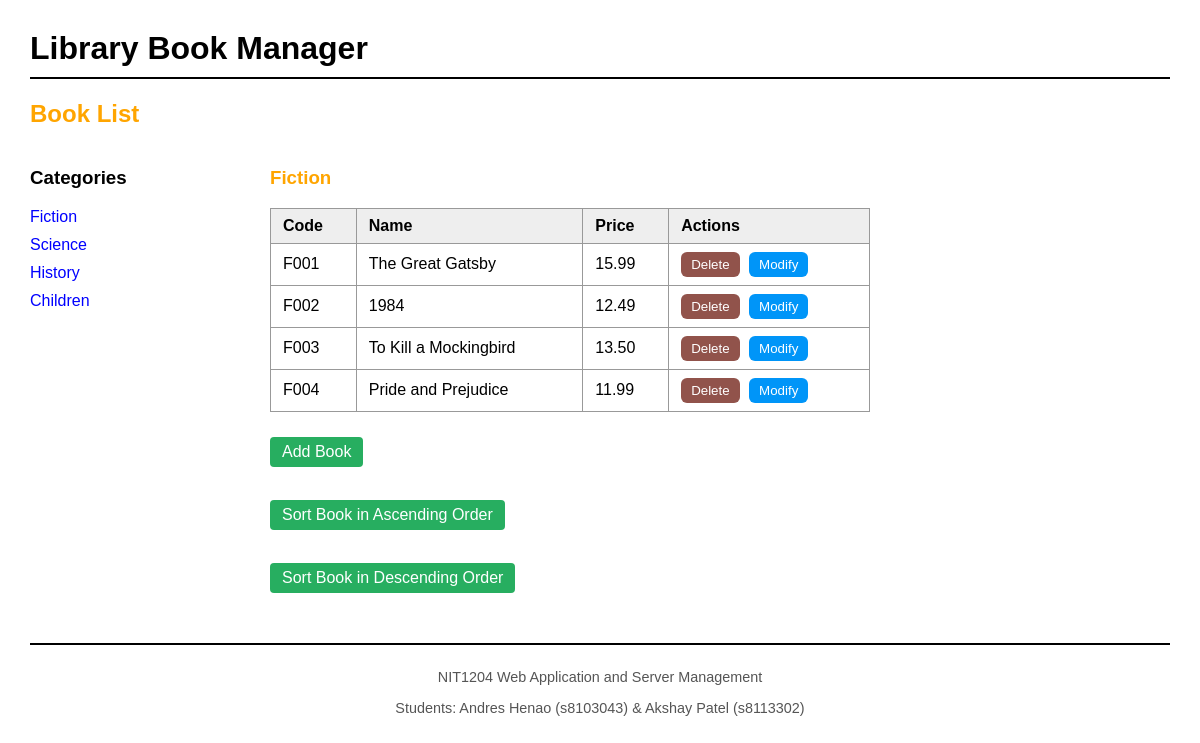
Screenshot of /?category_id=1 with the database file from the repository.
### tables this page shows
CREATE TABLE categories (
    categoryID INT AUTO_INCREMENT PRIMARY KEY,
    categoryName VARCHAR(255) NOT NULL
);

CREATE TABLE products (
    productID INT AUTO_INCREMENT PRIMARY KEY,
    categoryID INT NOT NULL,
    productCode VARCHAR(50),
    productName VARCHAR(255),
    listPrice DECIMAL(10,2),
    FOREIGN KEY (categoryID) REFERENCES categories(categoryID)
);

### model/category_db.php (called while the page is built, shortened)
<?php
require_once('database.php');
function get_categories() {
    global $db;
    $query = 'SELECT * FROM categories ORDER BY categoryID';
    $statement = $db->prepare($query);
    $statement->execute();
    $categories = $statement->fetchAll();
    return $categories;
}
function get_category_name($category_id) {
    global $db;
    $query = 'SELECT categoryName FROM categories WHERE categoryID = :category_id';
    $statement = $db->prepare($query);
    $statement->bindValue(':category_id', $category_id);
    $statement->execute();
    $category = $statement->fetch();
    return $category['categoryName'];
}
?>

### model/product_db.php (called while the page is built, shortened)
<?php
require_once('database.php');
function get_products_by_category($category_id) {
    global $db;
    $query = 'SELECT * FROM products WHERE categoryID = :category_id ORDER BY productID';
    $statement = $db->prepare($query);
    $statement->bindValue(':category_id', $category_id);
    $statement->execute();
    $products = $statement->fetchAll();
    return $products;
}
?>

### view/product_list.php (the view, shortened to what this page needs)
<?php include('header.php'); ?>
<h2 class="page-title">
    <a href="." class="page-title-link">Book List</a>
</h2>
<div class="main-container">
    <div class="sidebar">
        <h3>Categories</h3>
        <ul class="category-list">
            <?php foreach ($categories as $category) : ?>
                <li class="category-item">
                    <a href=".?category_id=<?php echo $category['categoryID']; ?>">
                        <?php echo htmlspecialchars($category['categoryName']); ?>
                    </a>
                </li>
            <?php endforeach; ?>
        </ul>
    </div>
    <div class="booklist">
        <h3 class="category-title"><?php echo $category_name; ?></h3>
        <table class="book-table">
            <tr>
                <th>Code</th>
                <th>Name</th>
                <th>Price</th>
                <th>Actions</th>
            </tr>
            <?php foreach ($products as $product) : ?>
                <tr>
                    <td><?php echo htmlspecialchars($product['productCode']); ?></td>
                    <td><?php echo htmlspecialchars($product['productName']); ?></td>
                    <td><?php echo htmlspecialchars($product['listPrice']); ?></td>
                    <td>
                        <form action="." method="post" class="inline-form">
                            <input type="submit" class="btn-delete" value="Delete">
                        </form>
                        <form action="." method="post" class="inline-form">
                            <input type="submit" class="btn-modify" value="Modify">
                        </form>
                    </td>
                </tr>
            <?php endforeach; ?>
        </table>
        <div class="action-links">
            <a class="btn-action" href=".?action=show_add_form">Add Book</a><br><br>
            <a class="btn-action" href=".?action=sort_books&order=ASC<?php if (isset($category_id) && $category_id) echo "&category_id=$category_id"; ?>">
                Sort Book in Ascending Order
            </a><br><br>
            <a class="btn-action" href=".?action=sort_books&order=DESC<?php if (isset($category_id) && $category_id) echo "&category_id=$category_id"; ?>">
                Sort Book in Descending Order
            </a>
        </div>
    </div>
</div>
<?php include('footer.php'); ?>

### style.css (style rules this page uses)
body { font-family: Arial, sans-serif; margin: 30px; background-color: #fff; }
a { display: inline-block; margin-right: 15px; color: blue; text-decoration: none; }
h2, .page-title { color: orange; margin-top: 20px; }
.page-title-link { text-decoration: none; color: orange; }
.category-title { color: orange; }
.main-container { display: flex; gap: 40px; align-items: flex-start; }
.sidebar { width: 200px; }
.booklist { flex: 1; }
.category-list { list-style-type: none; padding: 0; }
.category-list li.category-item { margin-bottom: 10px; }
.book-table { border-collapse: collapse; width: 100%; max-width: 600px; }
.book-table th, .book-table td { border: 1px solid #999; padding: 8px 12px; text-align: left; }
.book-table th { background-color: #eee; }
.inline-form { display: inline; }
.action-links { margin-top: 20px; }
.btn-delete { background-color: #91534b; color: white; border: none; padding: 5px 10px; margin-right: 5px; cursor: pointer; border-radius: 6px; }
.btn-modify { background-color: #0095f8; color: white; border: none; padding: 5px 10px; cursor: pointer; border-radius: 6px; }
.btn-action { display: inline-block; margin-top: 5px; margin-bottom: 10px; padding: 6px 12px; background-color: #27ae60; color: white; text-decoration: none; border-radius: 4px; }

### rows the page displays
categories: categoryName "Fiction"
categories: categoryName "Science"
categories: categoryName "History"
categories: categoryName "Children"
products: productCode "F001", productName "The Great Gatsby", listPrice "15.99"
products: productCode "F002", productName "1984", listPrice "12.49"
products: productCode "F003", productName "To Kill a Mockingbird", listPrice "13.50"
products: productCode "F004", productName "Pride and Prejudice", listPrice "11.99"
